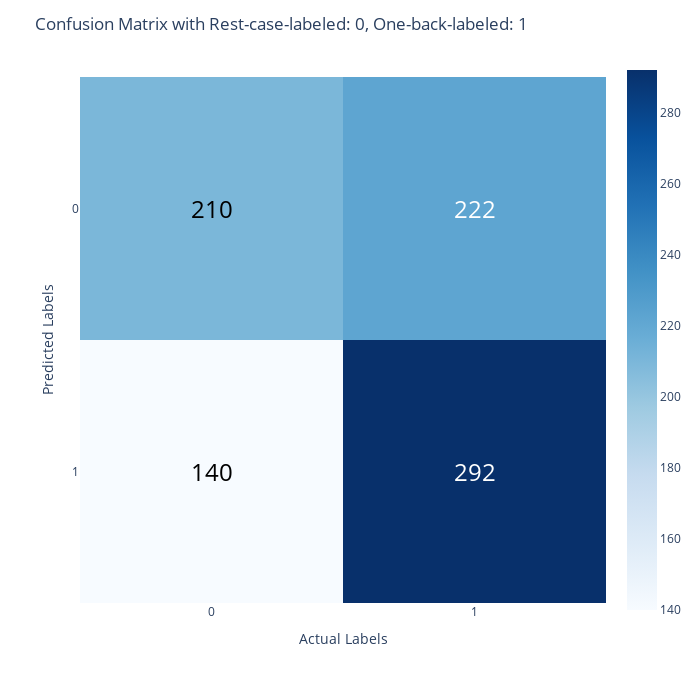
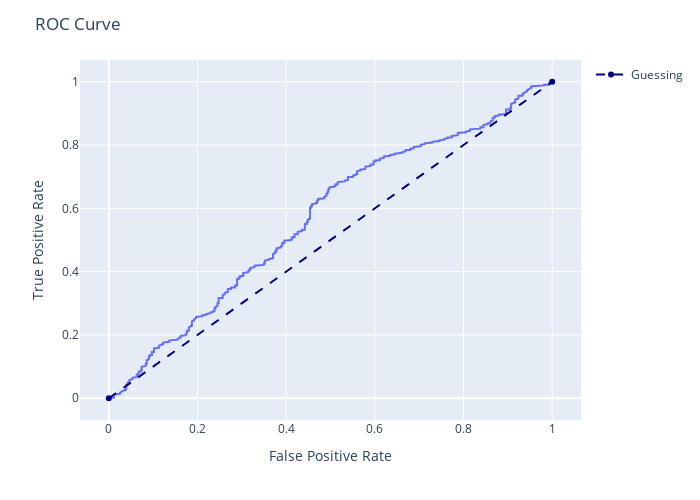

Here is the notebook cell these charts were saved with, in order:
### Code cell
metrics(lr)

### Figure 1 — Plotly figure (JSON) as saved in the notebook; plotly's stock layout.template omitted (floating-point values rounded to 4 significant figures)
{"data": [{"coloraxis": "coloraxis", "hovertemplate": "x: %{x}<br>y: %{y}<br>color: %{z}<extra></extra>", "name": "0", "type": "heatmap", "xaxis": "x", "yaxis": "y", "z": [[210, 222], [140, 292]]}], "layout": {"annotations": [{"font": {"color": "black", "size": 24}, "showarrow": false, "text": "210", "x": 0, "y": 0}, {"font": {"color": "white", "size": 24}, "showarrow": false, "text": "222", "x": 1, "y": 0}, {"font": {"color": "black", "size": 24}, "showarrow": false, "text": "140", "x": 0, "y": 1}, {"font": {"color": "white", "size": 24}, "showarrow": false, "text": "292", "x": 1, "y": 1}], "coloraxis": {"colorscale": [[0, "rgb(247,251,255)"], [0.125, "rgb(222,235,247)"], [0.25, "rgb(198,219,239)"], [0.375, "rgb(158,202,225)"], [0.5, "rgb(107,174,214)"], [0.625, "rgb(66,146,198)"], [0.75, "rgb(33,113,181)"], [0.875, "rgb(8,81,156)"], [1, "rgb(8,48,107)"]]}, "font": {"size": 12}, "height": 700, "margin": {"t": 60}, "title": {"text": "Confusion Matrix with Rest-case-labeled: 0, One-back-labeled: 1"}, "width": 700, "xaxis": {"anchor": "y", "constrain": "domain", "domain": [0, 1], "dtick": 1, "scaleanchor": "y", "tick0": 0, "title": {"text": "Actual Labels"}}, "yaxis": {"anchor": "x", "autorange": "reversed", "constrain": "domain", "domain": [0, 1], "dtick": 1, "tick0": 0, "title": {"text": "Predicted Labels"}}}}

### Figure 2 — Plotly figure (JSON) as saved in the notebook; plotly's stock layout.template omitted (floating-point values rounded to 4 significant figures; data arrays with more than 128 entries replaced by an {"elided": "..."} marker saying what was removed)
{"data": [{"hovertemplate": "x=%{x}<br>y=%{y}<extra></extra>", "legendgroup": "", "line": {"color": "#636efa", "dash": "solid"}, "marker": {"symbol": "circle"}, "mode": "lines", "name": "", "orientation": "v", "showlegend": false, "type": "scatter", "x": {"elided": "416 float values"}, "xaxis": "x", "y": {"elided": "416 float values"}, "yaxis": "y"}, {"line": {"color": "navy", "dash": "dash"}, "name": "Guessing", "type": "scatter", "x": [0, 1], "y": [0, 1]}], "layout": {"height": 500, "legend": {"tracegroupgap": 0}, "margin": {"t": 60}, "title": {"text": "ROC Curve"}, "width": 700, "xaxis": {"anchor": "y", "domain": [0, 1], "title": {"text": "False Positive Rate"}}, "yaxis": {"anchor": "x", "domain": [0, 1], "title": {"text": "True Positive Rate"}}}}
